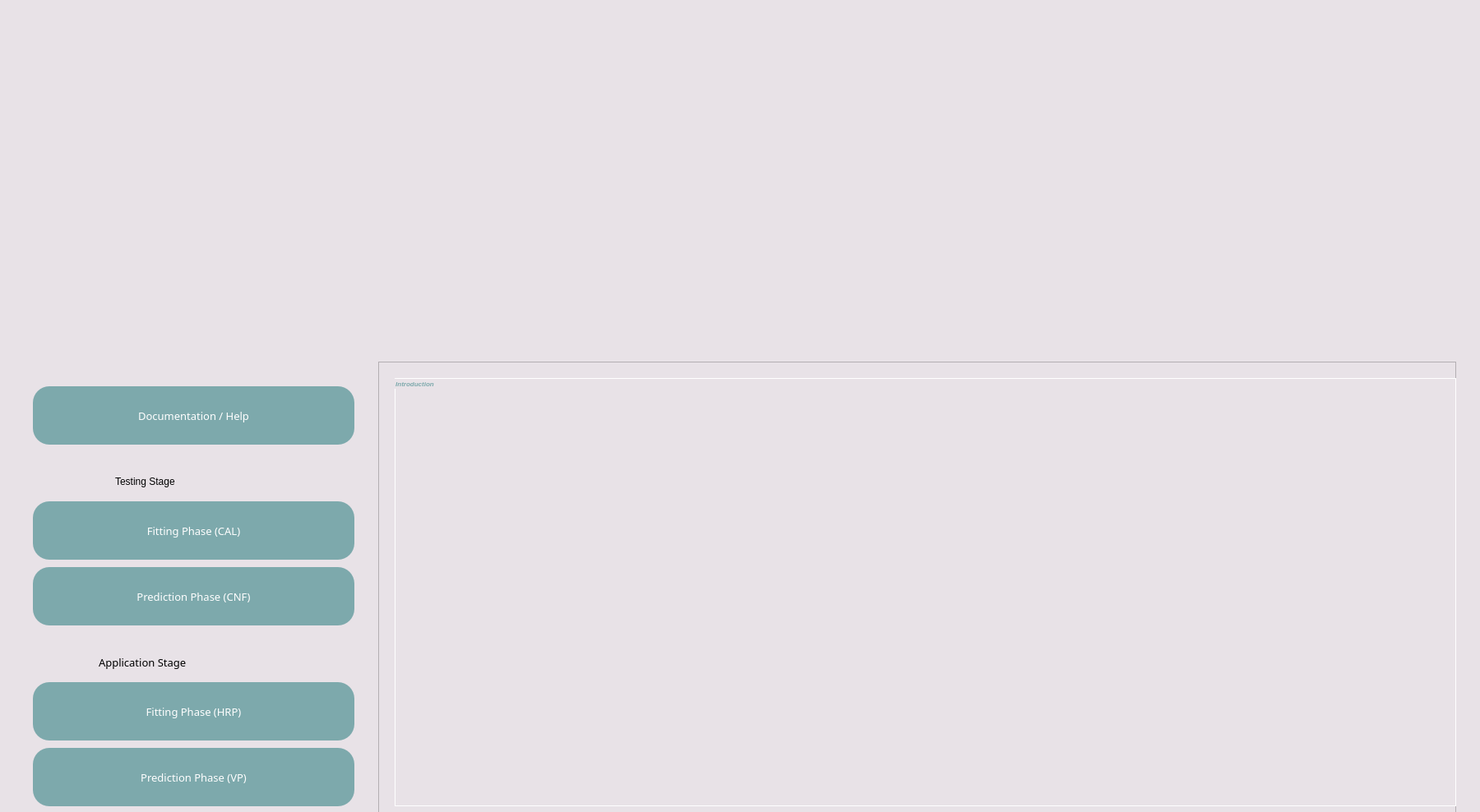
<?xml version="1.0" encoding="UTF-8"?>
<ui version="4.0">
 <class>Dialog</class>
 <widget class="QDialog" name="Dialog">
  <property name="geometry">
   <rect>
    <x>0</x>
    <y>0</y>
    <width>1800</width>
    <height>988</height>
   </rect>
  </property>
  <property name="maximumSize">
   <size>
    <width>1800</width>
    <height>1000</height>
   </size>
  </property>
  <property name="windowTitle">
   <string>JNR Allocated Risk Mapping Procedure (UDef-ARP)</string>
  </property>
  <property name="windowIcon">
   <iconset>
    <normalon>:/newPrefix4/icon.ico</normalon>
   </iconset>
  </property>
  <widget class="QWidget" name="widget" native="true">
   <property name="geometry">
    <rect>
     <x>0</x>
     <y>0</y>
     <width>1800</width>
     <height>1100</height>
    </rect>
   </property>
   <property name="styleSheet">
    <string notr="true">background-color: rgb(232, 226, 231);</string>
   </property>
   <widget class="QLabel" name="label">
    <property name="geometry">
     <rect>
      <x>0</x>
      <y>0</y>
      <width>1800</width>
      <height>800</height>
     </rect>
    </property>
    <property name="maximumSize">
     <size>
      <width>167772</width>
      <height>167772</height>
     </size>
    </property>
    <property name="text">
     <string/>
    </property>
    <property name="pixmap">
     <pixmap>image_intro.jpg</pixmap>
    </property>
    <property name="scaledContents">
     <bool>true</bool>
    </property>
   </widget>
   <widget class="QPushButton" name="doc_button">
    <property name="geometry">
     <rect>
      <x>40</x>
      <y>470</y>
      <width>391</width>
      <height>71</height>
     </rect>
    </property>
    <property name="font">
     <font>
      <family>AvenirNext LT Pro Cn</family>
      <pointsize>10</pointsize>
      <weight>7</weight>
      <italic>false</italic>
      <bold>false</bold>
     </font>
    </property>
    <property name="mouseTracking">
     <bool>true</bool>
    </property>
    <property name="styleSheet">
     <string notr="true">QPushButton{
background-color: rgb(125, 169, 172);
font: 63 10pt &quot;AvenirNext LT Pro Cn&quot;;
color: rgb(255, 255, 255);
border-radius:20px;}

QPushButton:hover{
background-color: rgb(161, 218, 221);
font: 63 10pt &quot;AvenirNext LT Pro Cn&quot;;
color: rgb(255, 255, 255);
border-radius:20px;
}

</string>
    </property>
    <property name="text">
     <string>Documentation / Help</string>
    </property>
    <property name="checkable">
     <bool>false</bool>
    </property>
   </widget>
   <widget class="QPushButton" name="Fit_Cal_button">
    <property name="geometry">
     <rect>
      <x>40</x>
      <y>610</y>
      <width>391</width>
      <height>71</height>
     </rect>
    </property>
    <property name="font">
     <font>
      <family>AvenirNext LT Pro Cn</family>
      <pointsize>10</pointsize>
      <weight>7</weight>
      <italic>false</italic>
      <bold>false</bold>
     </font>
    </property>
    <property name="mouseTracking">
     <bool>true</bool>
    </property>
    <property name="styleSheet">
     <string notr="true">QPushButton{
background-color: rgb(125, 169, 172);
font: 63 10pt &quot;AvenirNext LT Pro Cn&quot;;
color: rgb(255, 255, 255);
border-radius:20px;}

QPushButton:hover{
background-color: rgb(161, 218, 221);
font: 63 10pt &quot;AvenirNext LT Pro Cn&quot;;
color: rgb(255, 255, 255);
border-radius:20px;
}

</string>
    </property>
    <property name="text">
     <string>Fitting Phase (CAL)</string>
    </property>
    <property name="checkable">
     <bool>false</bool>
    </property>
   </widget>
   <widget class="QPushButton" name="Pre_Cnf_button">
    <property name="geometry">
     <rect>
      <x>40</x>
      <y>690</y>
      <width>391</width>
      <height>71</height>
     </rect>
    </property>
    <property name="font">
     <font>
      <family>AvenirNext LT Pro Cn</family>
      <pointsize>10</pointsize>
      <weight>7</weight>
      <italic>false</italic>
      <bold>false</bold>
     </font>
    </property>
    <property name="mouseTracking">
     <bool>true</bool>
    </property>
    <property name="styleSheet">
     <string notr="true">QPushButton{
background-color: rgb(125, 169, 172);
font: 63 10pt &quot;AvenirNext LT Pro Cn&quot;;
color: rgb(255, 255, 255);
border-radius:20px;}

QPushButton:hover{
background-color: rgb(161, 218, 221);
font: 63 10pt &quot;AvenirNext LT Pro Cn&quot;;
color: rgb(255, 255, 255);
border-radius:20px;
}

</string>
    </property>
    <property name="text">
     <string>Prediction Phase (CNF)</string>
    </property>
    <property name="checkable">
     <bool>false</bool>
    </property>
   </widget>
   <widget class="QPushButton" name="Fit_Hrp_button">
    <property name="geometry">
     <rect>
      <x>40</x>
      <y>830</y>
      <width>391</width>
      <height>71</height>
     </rect>
    </property>
    <property name="font">
     <font>
      <family>AvenirNext LT Pro Cn</family>
      <pointsize>10</pointsize>
      <weight>7</weight>
      <italic>false</italic>
      <bold>false</bold>
     </font>
    </property>
    <property name="mouseTracking">
     <bool>true</bool>
    </property>
    <property name="styleSheet">
     <string notr="true">QPushButton{
background-color: rgb(125, 169, 172);
font: 63 10pt &quot;AvenirNext LT Pro Cn&quot;;
color: rgb(255, 255, 255);
border-radius:20px;}

QPushButton:hover{
background-color: rgb(161, 218, 221);
font: 63 10pt &quot;AvenirNext LT Pro Cn&quot;;
color: rgb(255, 255, 255);
border-radius:20px;
}

</string>
    </property>
    <property name="text">
     <string>Fitting Phase (HRP)</string>
    </property>
    <property name="checkable">
     <bool>false</bool>
    </property>
   </widget>
   <widget class="QPushButton" name="Pre_VP_button">
    <property name="geometry">
     <rect>
      <x>40</x>
      <y>910</y>
      <width>391</width>
      <height>71</height>
     </rect>
    </property>
    <property name="font">
     <font>
      <family>AvenirNext LT Pro Cn</family>
      <pointsize>10</pointsize>
      <weight>7</weight>
      <italic>false</italic>
      <bold>false</bold>
     </font>
    </property>
    <property name="mouseTracking">
     <bool>true</bool>
    </property>
    <property name="styleSheet">
     <string notr="true">QPushButton{
background-color: rgb(125, 169, 172);
font: 63 10pt &quot;AvenirNext LT Pro Cn&quot;;
color: rgb(255, 255, 255);
border-radius:20px;}

QPushButton:hover{
background-color: rgb(161, 218, 221);
font: 63 10pt &quot;AvenirNext LT Pro Cn&quot;;
color: rgb(255, 255, 255);
border-radius:20px;
}

</string>
    </property>
    <property name="text">
     <string>Prediction Phase (VP)</string>
    </property>
    <property name="checkable">
     <bool>false</bool>
    </property>
   </widget>
   <widget class="QLabel" name="label_2">
    <property name="geometry">
     <rect>
      <x>140</x>
      <y>570</y>
      <width>221</width>
      <height>31</height>
     </rect>
    </property>
    <property name="styleSheet">
     <string notr="true">
font: 75 10pt &quot;AvenirNext LT Pro Bold&quot;;</string>
    </property>
    <property name="text">
     <string>Testing Stage</string>
    </property>
   </widget>
   <widget class="QLabel" name="label_7">
    <property name="geometry">
     <rect>
      <x>120</x>
      <y>790</y>
      <width>251</width>
      <height>31</height>
     </rect>
    </property>
    <property name="font">
     <font>
      <family>AvenirNext LT Pro Bold</family>
      <pointsize>10</pointsize>
      <weight>9</weight>
      <italic>false</italic>
      <bold>false</bold>
     </font>
    </property>
    <property name="styleSheet">
     <string notr="true">font: 75 10pt &quot;AvenirNext LT Pro Bold&quot;;</string>
    </property>
    <property name="text">
     <string>Application Stage</string>
    </property>
   </widget>
   <widget class="QFrame" name="frame">
    <property name="geometry">
     <rect>
      <x>460</x>
      <y>440</y>
      <width>1311</width>
      <height>591</height>
     </rect>
    </property>
    <property name="frameShape">
     <enum>QFrame::StyledPanel</enum>
    </property>
    <property name="frameShadow">
     <enum>QFrame::Raised</enum>
    </property>
    <widget class="QLabel" name="label_4">
     <property name="geometry">
      <rect>
       <x>40</x>
       <y>40</y>
       <width>1261</width>
       <height>491</height>
      </rect>
     </property>
     <property name="maximumSize">
      <size>
       <width>167772</width>
       <height>167772</height>
      </size>
     </property>
     <property name="text">
      <string/>
     </property>
     <property name="pixmap">
      <pixmap>intro.jpg</pixmap>
     </property>
     <property name="scaledContents">
      <bool>true</bool>
     </property>
    </widget>
    <widget class="QGroupBox" name="groupBox_2">
     <property name="geometry">
      <rect>
       <x>20</x>
       <y>20</y>
       <width>1291</width>
       <height>521</height>
      </rect>
     </property>
     <property name="font">
      <font>
       <family>MS Shell Dlg 2</family>
       <pointsize>6</pointsize>
       <weight>75</weight>
       <italic>true</italic>
       <bold>true</bold>
       <strikeout>false</strikeout>
      </font>
     </property>
     <property name="styleSheet">
      <string notr="true">background: transparent;
border: 1px solid white;
color: rgb(125, 169, 172);

</string>
     </property>
     <property name="title">
      <string>Introduction</string>
     </property>
     <property name="alignment">
      <set>Qt::AlignLeading|Qt::AlignLeft|Qt::AlignVCenter</set>
     </property>
    </widget>
    <zorder>groupBox_2</zorder>
    <zorder>label_4</zorder>
   </widget>
  </widget>
 </widget>
 <resources/>
 <connections/>
</ui>
